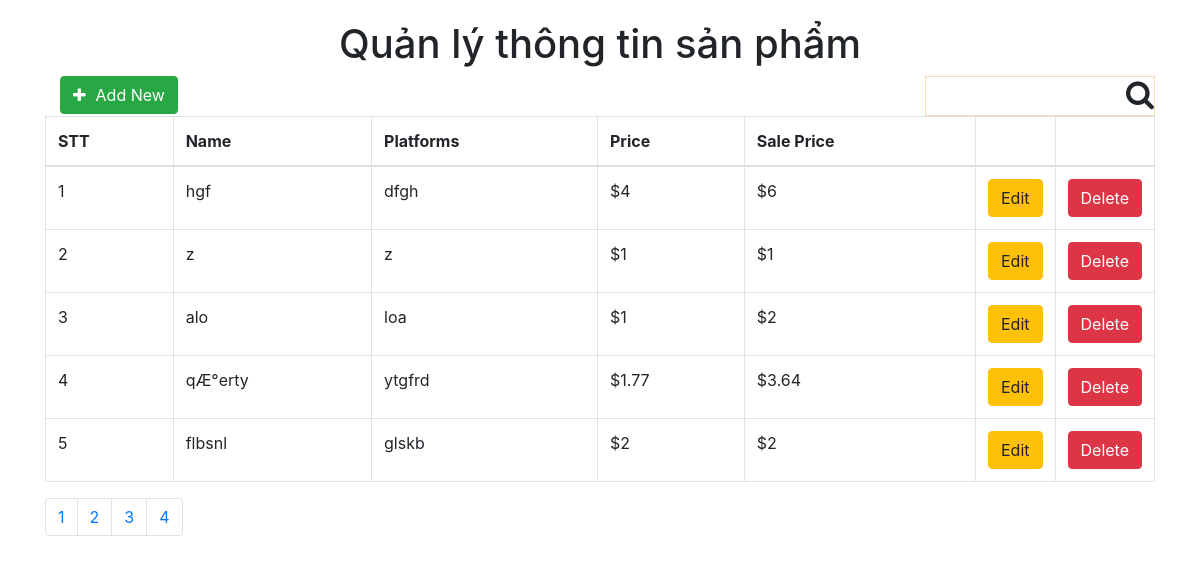
The page / on the database its author committed.
### tables this page shows
CREATE TABLE IF NOT EXISTS `product` (
  `id` int(11) NOT NULL AUTO_INCREMENT,
  `name` varchar(50) NOT NULL,
  `platforms` varchar(50) DEFAULT NULL,
  `price` float DEFAULT NULL,
  `saleprice` float DEFAULT NULL,
  PRIMARY KEY (`id`)
);

### dbhelp.php (called while the page is built, shortened)
<?php
function executeResult($sql) {
	$conn = mysqli_connect(HOST, USERNAME, PASSWORD, DATABASE);
	$resultset = mysqli_query($conn, $sql);
	$list      = [];
	while ($row = mysqli_fetch_array($resultset)) {
		$list[] = $row;
	}
	return $list;
}
function totalpage($sql){
	$conn = mysqli_connect(HOST, USERNAME, PASSWORD, DATABASE);
	$resultset = mysqli_query($conn, $sql);
	$total_page = mysqli_num_rows($resultset);
	return $total_page;
}

### index.php (the view, shortened to what this page needs)
<?php
    require_once('dbhelp.php');
?>
<!DOCTYPE html>
<html lang="en">
<head>
    <link rel="stylesheet" href="https://maxcdn.bootstrapcdn.com/bootstrap/4.4.1/css/bootstrap.min.css">
    <link rel="stylesheet" href="https://cdnjs.cloudflare.com/ajax/libs/font-awesome/4.7.0/css/font-awesome.min.css">
</head>
<body>
    <div class="container">
        <div class="panel panel-primary">
            <div class="panel-heading" style="margin-top: 20px; margin-bottom: 20px;">
                <div class="col-sm-12" style="text-align: center;">
                     <h1>Quản lý thông tin sản phẩm</h1>
                </div>
                 <div class="col-sm-6" style="float: left;">
                    <button class="btn btn-success" onclick="window.open('input.php','_self')"><i class="fa fa-plus" style="padding-right: 10px"></i>Add New</button>
                </div>
                <div class="col-sm-6" style="float: right;padding-right: 0px">
                    <form method="get" style="float: right;width: 230px;display: flex;    border: solid 1px wheat;">
                    <input type="text" name="search" class="form-control" style="width: 200px;border: none;" >
                    <i class="fa fa-search" style="    position: relative;top: 2px;font-size: 30px;"></i>
                </form>
                </div>
            </div>
            <div class="panel-body">
                <table class="table table-bordered">
                    <thead>
                        <tr>
                            <th>STT</th>
                            <th>Name</th>
                            <th>Platforms</th>
                            <th>Price</th>
                            <th>Sale Price</th>
                            <th width="60px"></th>
                            <th width="60px"></th>
                        </tr>
                    </thead>
                    <tbody>
                        <tr>
                            <?php
                            if(isset($_GET['search']) && $_GET['search'] !=''){
                                $sql = 'select * from product where name like "%'.$_GET['search'].'%"';
                            }
                            else{
                                $sql = 'SELECT * FROM product order by id ASC ';
                                if(!isset($_GET['page'])){
                                $page = 1;
                                }
                                else{
                                    $page = $_GET['page'];
                                }
                                $number_of_rows = 5;
                                $start_from = ($page-1)*$number_of_rows;
                                $result = totalpage($sql);
                                $sql = "select * from product where 1 limit ".$start_from.','.$number_of_rows;
                                $total_page = ceil($result/$number_of_rows);
                            }
                            $result = executeResult($sql);
                            $index =1;
                            foreach ($result as $newrow) {
                                echo'<tr>
                                        <td>'.($index++).'</td>
                                        <td>'.$newrow['name'].'</td>
                                        <td>'.$newrow['platforms'].'</td>
                                        <td>$'.round($newrow['price'],2).'</td>
                                        <td>$'.round($newrow['saleprice'],2).'</td>
                                        <td><button class="btn btn-warning" onclick=\'window.open("input.php?id='.$newrow['id'].'","_self")\'>Edit</button></td>
                                        <td><button class="btn btn-danger" onclick="deleteproduct('.$newrow['id'].')">Delete</button></td>
                                    </tr>';
                            }
                            ?>
                        </tr>
                    </tbody>
                </table>
                <div class="row">
                    <div class="container">
                        <ul class="pagination">
                            <?php
                            for( $i=1; $i <= $total_page; $i++){
                                    echo '<li class="page-item"><a class="page-link" href="?page='.$i.'">'.$i.'</a></li>';
                                  }
                            ?>
                        </ul>
                    </div>
                </div>
            </div>
        </div>
    </div>
</body>
</html>

### rows shown on the page
product: name "hgf", platforms "dfgh", price "4", saleprice "6"
product: name "z", platforms "z", price "1", saleprice "1"
product: name "alo", platforms "loa", price "1", saleprice "2"
product: name "qÆ°erty", platforms "ytgfrd", price "1.77", saleprice "3.64"
product: name "flbsnl", platforms "glskb", price "2", saleprice "2"
